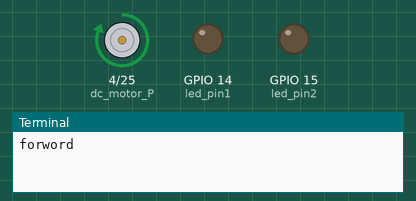
The program below on a simulated Raspberry Pi (BCM pin numbers). Shown: motor-driver pin pairs drawn as motors (green arrow = first pin HIGH = forward, orange = second pin HIGH = backward, longer = more drive), output pins drawn as LEDs (lit = HIGH), the last lines printed to the terminal. Pins used as bus, display or sensor lines are not drawn.

Above: at 1.0 s.
At 3.0 s:
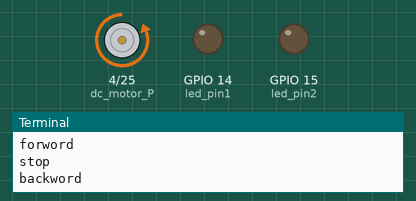
Timing chart, 0 to 5.2 s (numbered marks = the images above):
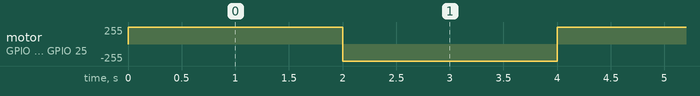

The program:

dc_motor.py
```python
import RPi.GPIO as GPIO
import time

GPIO.setmode(GPIO.BCM)
GPIO.setwarnings(False)


led_pin1 = 14
led_pin2 = 15
dc_motor_P = 4
dc_motor_N = 25
dc_moto_EN = 12


GPIO.setup(led_pin1, GPIO.OUT)
GPIO.setup(led_pin2, GPIO.OUT)

GPIO.setup(dc_motor_P, GPIO.OUT)
GPIO.setup(dc_motor_N, GPIO.OUT)
GPIO.setup(dc_moto_EN, GPIO.OUT)

try:
    while True:
        print ("forword")
        GPIO.output(dc_motor_P, True)
        GPIO.output(dc_motor_N, False)
        GPIO.output(dc_moto_EN, True)
        time.sleep(1)

        print ("stop")
        GPIO.output(dc_moto_EN, False)
        time.sleep(1)

        print ("backword")
        GPIO.output(dc_motor_P, False)
        GPIO.output(dc_motor_N, True)
        GPIO.output(dc_moto_EN, True)
        time.sleep(1)
        print ("stop")
        GPIO.output(dc_moto_EN, False)
        time.sleep(1)
except KeyboardInterrupt:
    GPIO.cleanup()
```

Measured:
- by itself, motor on GPIO 4 (dc_motor_P) / GPIO 25 (dc_motor_N): alternates forward 255/255 for 2.0 s and backward 255/255 for 2.0 s
